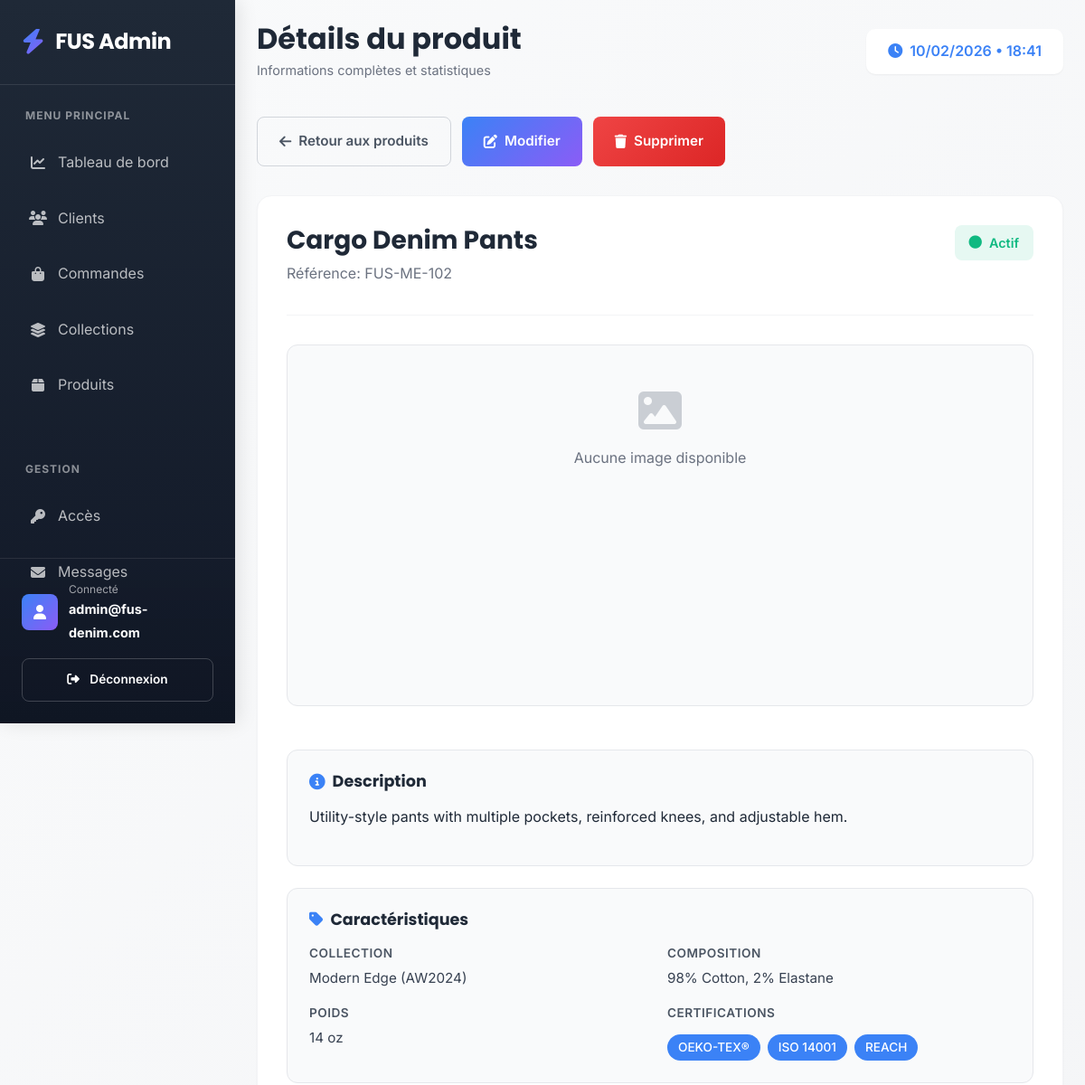
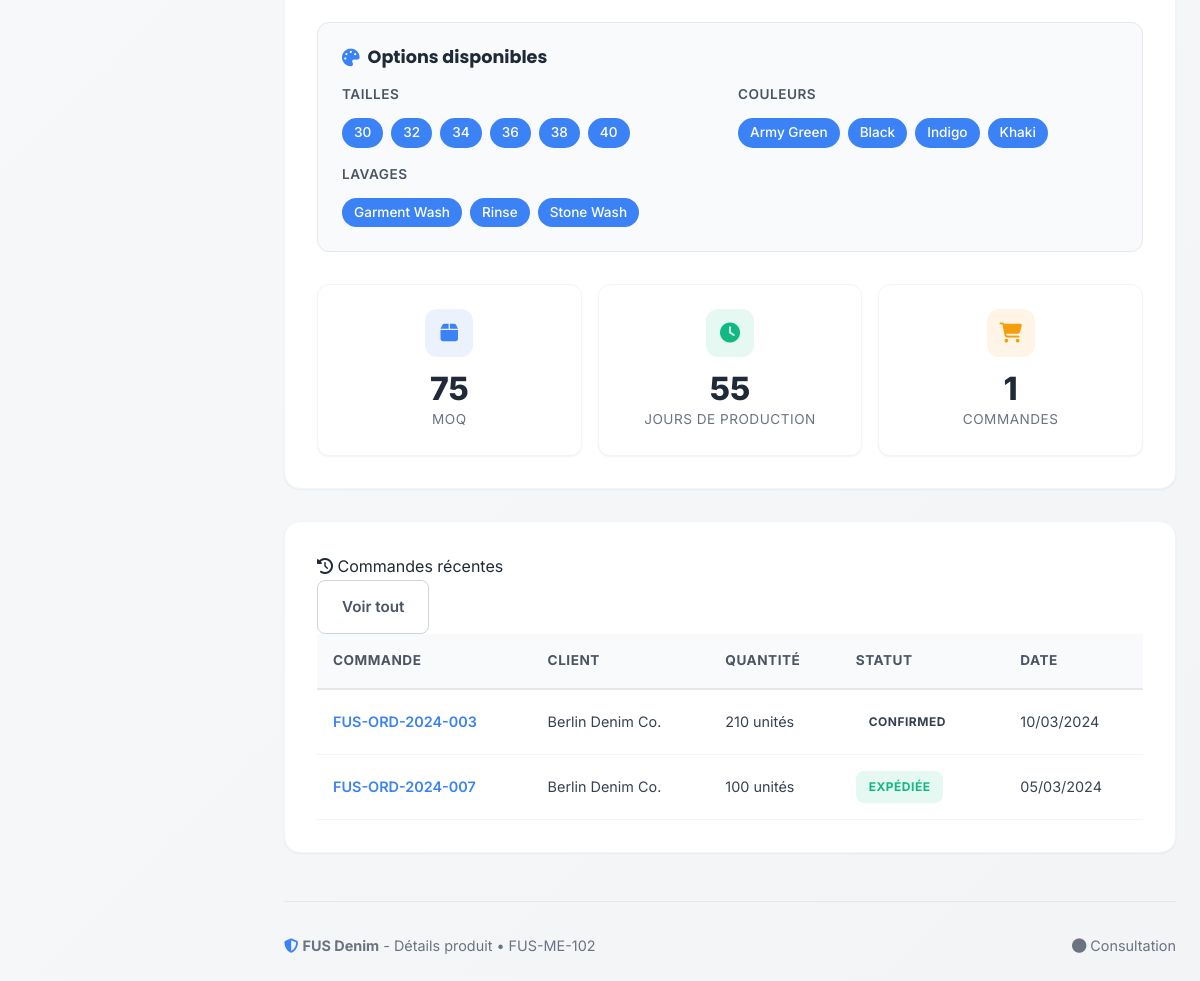
The page /product_view.php?id=5 (signed in) on the database its author committed (2 pictures, top to bottom).
### tables this page shows
CREATE TABLE IF NOT EXISTS products (
    id INT PRIMARY KEY AUTO_INCREMENT,
    collection_id INT,
    reference VARCHAR(100) UNIQUE,
    name VARCHAR(255),
    description TEXT,
    fabric_composition TEXT,
    weight_oz VARCHAR(50),
    available_colors TEXT,
    available_sizes TEXT,
    wash_types TEXT,
    certifications TEXT,
    moq INT,
    production_time_days INT,
    pdf_spec_url VARCHAR(500),
    is_active BOOLEAN DEFAULT TRUE,
    created_at TIMESTAMP DEFAULT CURRENT_TIMESTAMP,
    FOREIGN KEY (collection_id) REFERENCES collections(id) ON DELETE SET NULL,
    INDEX idx_reference (reference),
    INDEX idx_collection (collection_id),
    INDEX idx_active_product (is_active),
    INDEX idx_moq (moq)
);

CREATE TABLE IF NOT EXISTS collections (
    id INT PRIMARY KEY AUTO_INCREMENT,
    name VARCHAR(255),
    season VARCHAR(100),
    description TEXT,
    is_public BOOLEAN DEFAULT FALSE,
    created_at TIMESTAMP DEFAULT CURRENT_TIMESTAMP,
    INDEX idx_public (is_public),
    INDEX idx_season (season)
);

CREATE TABLE IF NOT EXISTS orders (
    id INT PRIMARY KEY AUTO_INCREMENT,
    client_id INT,
    reference VARCHAR(100) UNIQUE,
    status ENUM('received', 'validating', 'confirmed', 'production', 'shipped') DEFAULT 'received',
    total_items INT,
    total_value DECIMAL(10,2) DEFAULT 0.00,
    notes TEXT,
    shipping_address TEXT,
    estimated_delivery DATE,
    actual_delivery DATE,
    created_at TIMESTAMP DEFAULT CURRENT_TIMESTAMP,
    updated_at TIMESTAMP DEFAULT CURRENT_TIMESTAMP ON UPDATE CURRENT_TIMESTAMP,
    FOREIGN KEY (client_id) REFERENCES users(id) ON DELETE CASCADE,
    INDEX idx_client (client_id),
    INDEX idx_status (status),
    INDEX idx_reference_order (reference),
    INDEX idx_created (created_at)
);

CREATE TABLE IF NOT EXISTS users (
    id INT PRIMARY KEY AUTO_INCREMENT,
    email VARCHAR(255) UNIQUE NOT NULL,
    password VARCHAR(255) NOT NULL,
    company_name VARCHAR(255),
    country VARCHAR(100),
    contact_person VARCHAR(255),
    phone VARCHAR(50),
    role ENUM('admin', 'client') DEFAULT 'client',
    is_active BOOLEAN DEFAULT TRUE,
    created_at TIMESTAMP DEFAULT CURRENT_TIMESTAMP,
    INDEX idx_email (email),
    INDEX idx_role (role),
    INDEX idx_active (is_active)
);

### product_view.php (the view, shortened to what the rows shown need)
<?php
$database = new Database();
$conn = $database->getConnection();
$product_id = intval($_GET['id']);
$stmt = $conn->prepare("
    SELECT p.*, c.name as collection_name, c.season as collection_season
    FROM products p
    LEFT JOIN collections c ON p.collection_id = c.id
    WHERE p.id = ?
");
$stmt->bind_param("i", $product_id);
$stmt->execute();
$result = $stmt->get_result();
$product = $result->fetch_assoc();
$recent_orders_stmt = $conn->prepare("
    SELECT o.id, o.reference as order_ref, o.status, o.created_at,
           u.company_name, SUM(oi.quantity) as total_quantity
    FROM order_items oi
    JOIN orders o ON oi.order_id = o.id
    JOIN users u ON o.client_id = u.id
    WHERE oi.product_id = ?
    GROUP BY o.id
    ORDER BY o.created_at DESC
    LIMIT 5
");
$recent_orders_stmt->bind_param("i", $product_id);
$recent_orders_stmt->execute();
$recent_orders_result = $recent_orders_stmt->get_result();
$recent_orders = [];
while ($order = $recent_orders_result->fetch_assoc()) {
    $recent_orders[] = $order;
}
?>
<!DOCTYPE html>
<html lang="fr">
<head>
    <link href="https://cdn.jsdelivr.net/npm/bootstrap@5.3.0-alpha1/dist/css/bootstrap.min.css" rel="stylesheet">
    <link rel="stylesheet" href="https://cdnjs.cloudflare.com/ajax/libs/font-awesome/6.4.0/css/all.min.css">
</head>
<body>
    <div class="sidebar">
        <div class="logo">
            <h2>FUS Admin</h2>
        </div>
    </div>
    <div class="main-content">
        <div class="header">
            <div class="header-title">
                <h1>Détails du produit</h1>
            </div>
        </div>
        <div class="product-overview">
            <div class="product-header">
                <div class="product-title">
                    <h2><?php echo htmlspecialchars($product['name']); ?></h2>
                    <p class="product-reference">Référence: <?php echo htmlspecialchars($product['reference']); ?></p>
                </div>
            </div>
            <div class="product-grid">
                <div class="product-details">
                    <div class="detail-section">
                        <h3 class="section-title">
                            <i class="fas fa-info-circle"></i> Description
                        </h3>
                        <p><?php echo nl2br(htmlspecialchars($product['description'])); ?></p>
                    </div>
                    <div class="detail-section">
                        <div class="detail-grid">
                            <div class="detail-item">
                                <span class="detail-label">Collection</span>
                                <span class="detail-value">
                                    <?php echo htmlspecialchars($product['collection_name']); ?>
                                    (<?php echo htmlspecialchars($product['collection_season']); ?>)
                                </span>
                            </div>
                            <div class="detail-item">
                                <span class="detail-label">Composition</span>
                                <span class="detail-value <?php echo empty($product['fabric_composition']) ? 'empty' : ''; ?>">
                                    <?php echo !empty($product['fabric_composition']) ? htmlspecialchars($product['fabric_composition']) : 'Non spécifiée'; ?>
                                </span>
                            </div>
                            <div class="detail-item">
                                <span class="detail-label">Poids</span>
                                <span class="detail-value <?php echo empty($product['weight_oz']) ? 'empty' : ''; ?>">
                                    <?php echo !empty($product['weight_oz']) ? htmlspecialchars($product['weight_oz']) . ' oz' : 'Non spécifié'; ?>
                                </span>
                            </div>
                            <div class="detail-item">
                                <div class="tags-container">
                                    <?php if (!empty($product['certifications'])):
                                        $certs = explode(',', $product['certifications']);
                                        foreach($certs as $cert):
                                            if (trim($cert)): ?>
                                    <span class="tag"><?php echo trim($cert); ?></span>
                                    <?php endif; endforeach; else: ?>
                                    <span class="detail-value empty">Aucune certification</span>
                                    <?php endif; ?>
                                </div>
                            </div>
                        </div>
                    </div>
                    <div class="detail-section">
                        <div class="detail-grid">
                            <div class="detail-item">
                                <div class="tags-container">
                                    <?php if (!empty($product['available_sizes'])):
                                        $sizes = explode(',', $product['available_sizes']);
                                        foreach($sizes as $size):
                                            if (trim($size)): ?>
                                    <span class="tag"><?php echo trim($size); ?></span>
                                    <?php endif; endforeach; else: ?>
                                    <span class="detail-value empty">Non spécifiées</span>
                                    <?php endif; ?>
                                </div>
                            </div>
                            <div class="detail-item">
                                <div class="tags-container">
                                    <?php if (!empty($product['available_colors'])):
                                        $colors = explode(',', $product['available_colors']);
                                        foreach($colors as $color):
                                            if (trim($color)): ?>
                                    <span class="tag"><?php echo trim($color); ?></span>
                                    <?php endif; endforeach; else: ?>
                                    <span class="detail-value empty">Non spécifiées</span>
                                    <?php endif; ?>
                                </div>
                            </div>
                            <div class="detail-item">
                                <div class="tags-container">
                                    <?php if (!empty($product['wash_types'])):
                                        $washes = explode(',', $product['wash_types']);
                                        foreach($washes as $wash):
                                            if (trim($wash)): ?>
                                    <span class="tag"><?php echo trim($wash); ?></span>
                                    <?php endif; endforeach; else: ?>
                                    <span class="detail-value empty">Non spécifiés</span>
                                    <?php endif; ?>
                                </div>
                            </div>
                        </div>
                    </div>
                </div>
            </div>
            <div class="stats-cards">
                <div class="stat-card">
                    <div class="stat-icon">
                        <i class="fas fa-box"></i>
                    </div>
                    <div class="stat-value"><?php echo $product['moq']; ?></div>
                    <div class="stat-label">MOQ</div>
                </div>
                <div class="stat-card">
                    <div class="stat-icon">
                        <i class="fas fa-clock"></i>
                    </div>
                    <div class="stat-value"><?php echo $product['production_time_days']; ?></div>
                    <div class="stat-label">Jours de production</div>
                </div>
            </div>
        </div>
        <div class="recent-orders">
            <?php if (!empty($recent_orders)): ?>
            <div class="table-wrapper">
                <table class="table-modern">
                    <thead>
                        <tr>
                            <th>Commande</th>
                            <th>Client</th>
                            <th>Quantité</th>
                            <th>Statut</th>
                            <th>Date</th>
                        </tr>
                    </thead>
                    <tbody>
                        <?php foreach($recent_orders as $order): ?>
                        <tr>
                            <td>
                                <a href="order_view.php?id=<?php echo $order['id']; ?>">
                                    <?php echo htmlspecialchars($order['order_ref']); ?>
                                </a>
                            </td>
                            <td><?php echo htmlspecialchars(substr($order['company_name'], 0, 25)); ?></td>
                            <td><?php echo $order['total_quantity']; ?> unités</td>
                            <td>
                                <span class="status-badge badge-<?php echo $order['status']; ?>">
                                    <?php
                                        $status_labels = [
                                            'received' => 'Reçue',
                                            'production' => 'Production',
                                            'shipped' => 'Expédiée',
                                            'completed' => 'Terminée',
                                            'cancelled' => 'Annulée'
                                        ];
                                        echo $status_labels[$order['status']] ?? ucfirst($order['status']);
                                    ?>
                                </span>
                            </td>
                            <td><?php echo date('d/m/Y', strtotime($order['created_at'])); ?></td>
                        </tr>
                        <?php endforeach; ?>
                    </tbody>
                </table>
            </div>
            <?php endif; ?>
        </div>
        <div class="footer">
            <div>
                <i class="fas fa-shield-alt" style="color: var(--accent-1);"></i>
                <strong>FUS Denim</strong> - Détails produit • <?php echo htmlspecialchars($product['reference']); ?>
            </div>
            <div>
                <span class="system-status">
                </span>
            </div>
        </div>
    </div>
</body>
</html>

### rows shown on the page
products: name "Cargo Denim Pants", reference "FUS-ME-102", description "Utility-style pants with multiple pockets, reinforced knees, and adjustable hem.", collection.name "Modern Edge", collection.season "AW2024", fabric_composition "98% Cotton, 2% Elastane", weight_oz "14", certifications "OEKO-TEX®", certifications "ISO 14001", certifications "REACH", available_sizes "30", available_sizes "32", available_sizes "34", available_sizes "36", available_sizes "38", available_sizes "40", available_colors "Army Green", available_colors "Black", available_colors "Indigo", available_colors "Khaki", wash_types "Garment Wash", wash_types "Rinse", wash_types "Stone Wash", moq "75", production_time_days "55"
orders: reference "FUS-ORD-2024-003", client.company_name "Berlin Denim Co.", total_quantity "210", status "CONFIRMED", created_at "10/03/2024"
orders: reference "FUS-ORD-2024-007", client.company_name "Berlin Denim Co.", total_quantity "100", status "EXPÉDIÉE", created_at "05/03/2024"

### other values the page prints
substr($_SESSION['user_email'], 0, 20) "admin@fus-denim.com"
$order_stats['order_count'] "1"
